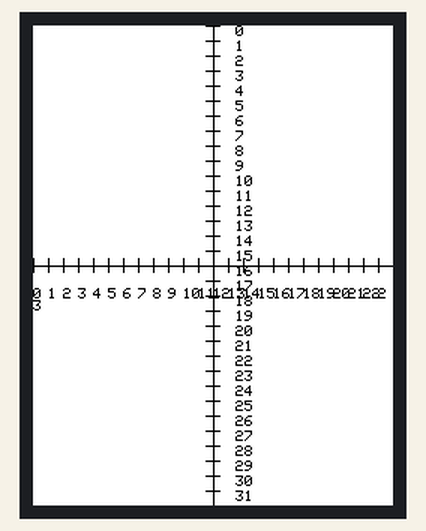
This sketch was run on a simulated Arduino Uno, built with avr-gcc and run on an emulated ATmega328P. Parts: 240×320 colour display.

Above: at 0.3 s.

The sketch:

Ej11_rule.ino
```cpp
#include <SPFD5408_Adafruit_GFX.h>    // Core graphics library
#include <SPFD5408_Adafruit_TFTLCD.h> // Hardware-specific library

//Arduino UNO Pin Definition
#define LCD_CS A3 // Chip Select goes to Analog 3
#define LCD_CD A2 // Command/Data goes to Analog 2
#define LCD_WR A1 // LCD Write goes to Analog 1
#define LCD_RD A0 // LCD Read goes to Analog 0
#define LCD_RESET A4 // Can alternately just connect to Arduino's reset pin

// Assign human-readable names to some common 16-bit color values:
#define  BLACK   0x0000
#define BLUE    0x001F
#define RED     0xF800
#define GREEN   0x07E0
#define CYAN    0x07FF
#define MAGENTA 0xF81F
#define YELLOW  0xFFE0
#define WHITE   0xFFFF

//Declaracion objeto TFT
Adafruit_TFTLCD tft(LCD_CS, LCD_CD, LCD_WR, LCD_RD, LCD_RESET);

int width, height;

void setup() {
  Serial.begin(9600);
  tft.begin(0x9341); // SDFP5408

  tft.setRotation(0);
  tft.fillScreen(WHITE);
  tft.setTextSize(1);
  tft.setTextColor(BLACK);

  width = tft.width();
  height = tft.height();

  //Una linea recta requiere de 4 parametros. Posicion inicial, longitud y color
  // Posicion en X --> Direccion horizontal (De izquierda a derecha)
  // Posicion en Y --> Direccion vertical (De arriba a abajo)
  // Longitud --> Distancia en pixeles
  // Color --> En hexadecimal

  // Crear una escala con intervalos cada 10 pixeles en las dos direcciones
  // Para ello, vamos a crear primero una cruz por toda la pantalla
  // Y encima de ellas unas marcas con unas lineas de 10 pixeles de longitud

  // Dibujamos la linea horizontal pasante
  tft.drawFastHLine(0, height/2 , width, BLACK);
  // Dibujamos la linea vertical pasante
  tft.drawFastVLine(width/2, 0 , height, BLACK);

  int interval = 10;
  int length = 10;
  int x = width/2 - length/2;
  int y = height/2 - length/2;

  //Se dibujan las lineas horizontales indicadores de cada intervalo
  for(int i ; i < height/interval; i++ ){

    tft.drawFastHLine(x, i*interval , length, BLACK);
    tft.setCursor(x+20, i*interval);
    tft.println(i);
  }

  //Se dibujan las lineas verticales indicadoras del intervalo
  for(int i ; i < width/interval; i++ ){

    tft.drawFastVLine(i*interval, y , length, BLACK);
    tft.setCursor(i*interval, y +20);
    tft.println(i);
  }

}

void loop() {

}
```
